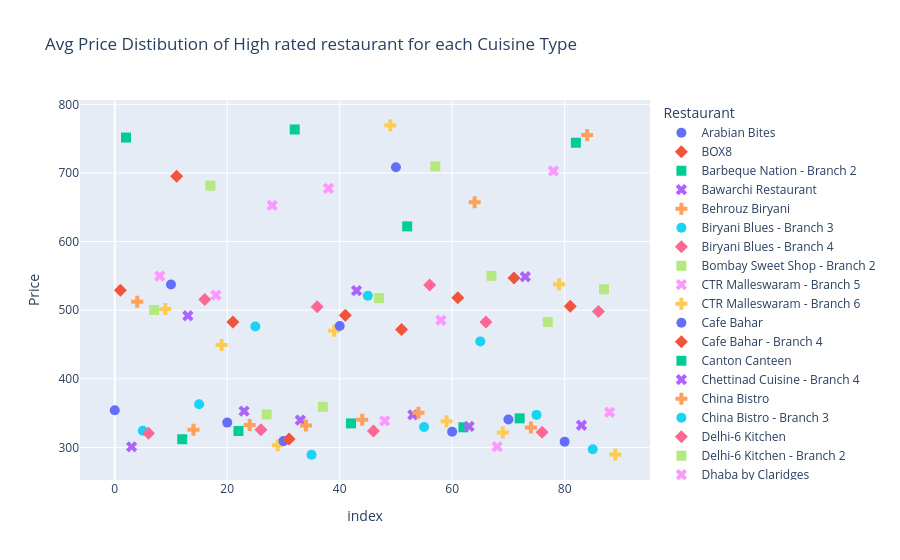

This figure's notebook cell:
### Code cell
fig = px.scatter(highest_rated_price_df, y="Price", color="Restaurant", 
                 symbol="Restaurant",
                 title=' Avg Price Distibution of High rated restaurant for each Cuisine Type').update_traces(
    marker_size=10)
fig.show()

### Figure 1 — Plotly figure (JSON) as saved in the notebook; plotly's stock layout.template omitted (floating-point values rounded to 4 significant figures)
{"data": [{"hovertemplate": "Restaurant=Arabian Bites<br>index=%{x}<br>Price=%{y}<extra></extra>", "legendgroup": "Arabian Bites", "marker": {"color": "#636efa", "size": 10, "symbol": "circle"}, "mode": "markers", "name": "Arabian Bites", "orientation": "v", "showlegend": true, "type": "scatter", "x": [0], "xaxis": "x", "y": [354.2], "yaxis": "y"}, {"hovertemplate": "Restaurant=BOX8<br>index=%{x}<br>Price=%{y}<extra></extra>", "legendgroup": "BOX8", "marker": {"color": "#EF553B", "size": 10, "symbol": "diamond"}, "mode": "markers", "name": "BOX8", "orientation": "v", "showlegend": true, "type": "scatter", "x": [1], "xaxis": "x", "y": [529.1], "yaxis": "y"}, {"hovertemplate": "Restaurant=Barbeque Nation - Branch 2<br>index=%{x}<br>Price=%{y}<extra></extra>", "legendgroup": "Barbeque Nation - Branch 2", "marker": {"color": "#00cc96", "size": 10, "symbol": "square"}, "mode": "markers", "name": "Barbeque Nation - Branch 2", "orientation": "v", "showlegend": true, "type": "scatter", "x": [2], "xaxis": "x", "y": [751.6], "yaxis": "y"}, {"hovertemplate": "Restaurant=Bawarchi Restaurant<br>index=%{x}<br>Price=%{y}<extra></extra>", "legendgroup": "Bawarchi Restaurant", "marker": {"color": "#ab63fa", "size": 10, "symbol": "x"}, "mode": "markers", "name": "Bawarchi Restaurant", "orientation": "v", "showlegend": true, "type": "scatter", "x": [3], "xaxis": "x", "y": [301.0], "yaxis": "y"}, {"hovertemplate": "Restaurant=Behrouz Biryani<br>index=%{x}<br>Price=%{y}<extra></extra>", "legendgroup": "Behrouz Biryani", "marker": {"color": "#FFA15A", "size": 10, "symbol": "cross"}, "mode": "markers", "name": "Behrouz Biryani", "orientation": "v", "showlegend": true, "type": "scatter", "x": [4], "xaxis": "x", "y": [512.2], "yaxis": "y"}, {"hovertemplate": "Restaurant=Biryani Blues - Branch 3<br>index=%{x}<br>Price=%{y}<extra></extra>", "legendgroup": "Biryani Blues - Branch 3", "marker": {"color": "#19d3f3", "size": 10, "symbol": "circle"}, "mode": "markers", "name": "Biryani Blues - Branch 3", "orientation": "v", "showlegend": true, "type": "scatter", "x": [5], "xaxis": "x", "y": [324.2], "yaxis": "y"}, {"hovertemplate": "Restaurant=Biryani Blues - Branch 4<br>index=%{x}<br>Price=%{y}<extra></extra>", "legendgroup": "Biryani Blues - Branch 4", "marker": {"color": "#FF6692", "size": 10, "symbol": "diamond"}, "mode": "markers", "name": "Biryani Blues - Branch 4", "orientation": "v", "showlegend": true, "type": "scatter", "x": [6], "xaxis": "x", "y": [320.9], "yaxis": "y"}, {"hovertemplate": "Restaurant=Bombay Sweet Shop - Branch 2<br>index=%{x}<br>Price=%{y}<extra></extra>", "legendgroup": "Bombay Sweet Shop - Branch 2", "marker": {"color": "#B6E880", "size": 10, "symbol": "square"}, "mode": "markers", "name": "Bombay Sweet Shop - Branch 2", "orientation": "v", "showlegend": true, "type": "scatter", "x": [7], "xaxis": "x", "y": [500.4], "yaxis": "y"}, {"hovertemplate": "Restaurant=CTR Malleswaram - Branch 5<br>index=%{x}<br>Price=%{y}<extra></extra>", "legendgroup": "CTR Malleswaram - Branch 5", "marker": {"color": "#FF97FF", "size": 10, "symbol": "x"}, "mode": "markers", "name": "CTR Malleswaram - Branch 5", "orientation": "v", "showlegend": true, "type": "scatter", "x": [8], "xaxis": "x", "y": [549.8], "yaxis": "y"}, {"hovertemplate": "Restaurant=CTR Malleswaram - Branch 6<br>index=%{x}<br>Price=%{y}<extra></extra>", "legendgroup": "CTR Malleswaram - Branch 6", "marker": {"color": "#FECB52", "size": 10, "symbol": "cross"}, "mode": "markers", "name": "CTR Malleswaram - Branch 6", "orientation": "v", "showlegend": true, "type": "scatter", "x": [9], "xaxis": "x", "y": [501.8], "yaxis": "y"}, {"hovertemplate": "Restaurant=Cafe Bahar<br>index=%{x}<br>Price=%{y}<extra></extra>", "legendgroup": "Cafe Bahar", "marker": {"color": "#636efa", "size": 10, "symbol": "circle"}, "mode": "markers", "name": "Cafe Bahar", "orientation": "v", "showlegend": true, "type": "scatter", "x": [10], "xaxis": "x", "y": [537.4], "yaxis": "y"}, {"hovertemplate": "Restaurant=Cafe Bahar - Branch 4<br>index=%{x}<br>Price=%{y}<extra></extra>", "legendgroup": "Cafe Bahar - Branch 4", "marker": {"color": "#EF553B", "size": 10, "symbol": "diamond"}, "mode": "markers", "name": "Cafe Bahar - Branch 4", "orientation": "v", "showlegend": true, "type": "scatter", "x": [11], "xaxis": "x", "y": [695.3], "yaxis": "y"}, {"hovertemplate": "Restaurant=Canton Canteen<br>index=%{x}<br>Price=%{y}<extra></extra>", "legendgroup": "Canton Canteen", "marker": {"color": "#00cc96", "size": 10, "symbol": "square"}, "mode": "markers", "name": "Canton Canteen", "orientation": "v", "showlegend": true, "type": "scatter", "x": [12], "xaxis": "x", "y": [312.0], "yaxis": "y"}, {"hovertemplate": "Restaurant=Chettinad Cuisine - Branch 4<br>index=%{x}<br>Price=%{y}<extra></extra>", "legendgroup": "Chettinad Cuisine - Branch 4", "marker": {"color": "#ab63fa", "size": 10, "symbol": "x"}, "mode": "markers", "name": "Chettinad Cuisine - Branch 4", "orientation": "v", "showlegend": true, "type": "scatter", "x": [13], "xaxis": "x", "y": [491.9], "yaxis": "y"}, {"hovertemplate": "Restaurant=China Bistro<br>index=%{x}<br>Price=%{y}<extra></extra>", "legendgroup": "China Bistro", "marker": {"color": "#FFA15A", "size": 10, "symbol": "cross"}, "mode": "markers", "name": "China Bistro", "orientation": "v", "showlegend": true, "type": "scatter", "x": [14], "xaxis": "x", "y": [325.8], "yaxis": "y"}, {"hovertemplate": "Restaurant=China Bistro - Branch 3<br>index=%{x}<br>Price=%{y}<extra></extra>", "legendgroup": "China Bistro - Branch 3", "marker": {"color": "#19d3f3", "size": 10, "symbol": "circle"}, "mode": "markers", "name": "China Bistro - Branch 3", "orientation": "v", "showlegend": true, "type": "scatter", "x": [15], "xaxis": "x", "y": [363.0], "yaxis": "y"}, {"hovertemplate": "Restaurant=Delhi-6 Kitchen<br>index=%{x}<br>Price=%{y}<extra></extra>", "legendgroup": "Delhi-6 Kitchen", "marker": {"color": "#FF6692", "size": 10, "symbol": "diamond"}, "mode": "markers", "name": "Delhi-6 Kitchen", "orientation": "v", "showlegend": true, "type": "scatter", "x": [16], "xaxis": "x", "y": [515.6], "yaxis": "y"}, {"hovertemplate": "Restaurant=Delhi-6 Kitchen - Branch 2<br>index=%{x}<br>Price=%{y}<extra></extra>", "legendgroup": "Delhi-6 Kitchen - Branch 2", "marker": {"color": "#B6E880", "size": 10, "symbol": "square"}, "mode": "markers", "name": "Delhi-6 Kitchen - Branch 2", "orientation": "v", "showlegend": true, "type": "scatter", "x": [17], "xaxis": "x", "y": [681.4], "yaxis": "y"}, {"hovertemplate": "Restaurant=Dhaba by Claridges<br>index=%{x}<br>Price=%{y}<extra></extra>", "legendgroup": "Dhaba by Claridges", "marker": {"color": "#FF97FF", "size": 10, "symbol": "x"}, "mode": "markers", "name": "Dhaba by Claridges", "orientation": "v", "showlegend": true, "type": "scatter", "x": [18], "xaxis": "x", "y": [521.9], "yaxis": "y"}, {"hovertemplate": "Restaurant=Dhaba by Claridges - Branch 6<br>index=%{x}<br>Price=%{y}<extra></extra>", "legendgroup": "Dhaba by Claridges - Branch 6", "marker": {"color": "#FECB52", "size": 10, "symbol": "cross"}, "mode": "markers", "name": "Dhaba by Claridges - Branch 6", "orientation": "v", "showlegend": true, "type": "scatter", "x": [19], "xaxis": "x", "y": [449.2], "yaxis": "y"}, {"hovertemplate": "Restaurant=Dum Pukht - Branch 7<br>index=%{x}<br>Price=%{y}<extra></extra>", "legendgroup": "Dum Pukht - Branch 7", "marker": {"color": "#636efa", "size": 10, "symbol": "circle"}, "mode": "markers", "name": "Dum Pukht - Branch 7", "orientation": "v", "showlegend": true, "type": "scatter", "x": [20], "xaxis": "x", "y": [336.2], "yaxis": "y"}, {"hovertemplate": "Restaurant=Dum Pukht Biryani - Branch 4<br>index=%{x}<br>Price=%{y}<extra></extra>", "legendgroup": "Dum Pukht Biryani - Branch 4", "marker": {"color": "#EF553B", "size": 10, "symbol": "diamond"}, "mode": "markers", "name": "Dum Pukht Biryani - Branch 4", "orientation": "v", "showlegend": true, "type": "scatter", "x": [21], "xaxis": "x", "y": [482.9], "yaxis": "y"}, {"hovertemplate": "Restaurant=Express Kitchen - Branch 3<br>index=%{x}<br>Price=%{y}<extra></extra>", "legendgroup": "Express Kitchen - Branch 3", "marker": {"color": "#00cc96", "size": 10, "symbol": "square"}, "mode": "markers", "name": "Express Kitchen - Branch 3", "orientation": "v", "showlegend": true, "type": "scatter", "x": [22], "xaxis": "x", "y": [324.0], "yaxis": "y"}, {"hovertemplate": "Restaurant=Farzi Cafe - Branch 2<br>index=%{x}<br>Price=%{y}<extra></extra>", "legendgroup": "Farzi Cafe - Branch 2", "marker": {"color": "#ab63fa", "size": 10, "symbol": "x"}, "mode": "markers", "name": "Farzi Cafe - Branch 2", "orientation": "v", "showlegend": true, "type": "scatter", "x": [23], "xaxis": "x", "y": [353.1], "yaxis": "y"}, {"hovertemplate": "Restaurant=Fast Fork<br>index=%{x}<br>Price=%{y}<extra></extra>", "legendgroup": "Fast Fork", "marker": {"color": "#FFA15A", "size": 10, "symbol": "cross"}, "mode": "markers", "name": "Fast Fork", "orientation": "v", "showlegend": true, "type": "scatter", "x": [24], "xaxis": "x", "y": [332.9], "yaxis": "y"}, {"hovertemplate": "Restaurant=Fast Fork - Branch 3<br>index=%{x}<br>Price=%{y}<extra></extra>", "legendgroup": "Fast Fork - Branch 3", "marker": {"color": "#19d3f3", "size": 10, "symbol": "circle"}, "mode": "markers", "name": "Fast Fork - Branch 3", "orientation": "v", "showlegend": true, "type": "scatter", "x": [25], "xaxis": "x", "y": [476.4], "yaxis": "y"}, {"hovertemplate": "Restaurant=FoodBox - Branch 2<br>index=%{x}<br>Price=%{y}<extra></extra>", "legendgroup": "FoodBox - Branch 2", "marker": {"color": "#FF6692", "size": 10, "symbol": "diamond"}, "mode": "markers", "name": "FoodBox - Branch 2", "orientation": "v", "showlegend": true, "type": "scatter", "x": [26], "xaxis": "x", "y": [325.8], "yaxis": "y"}, {"hovertemplate": "Restaurant=Freshmenu<br>index=%{x}<br>Price=%{y}<extra></extra>", "legendgroup": "Freshmenu", "marker": {"color": "#B6E880", "size": 10, "symbol": "square"}, "mode": "markers", "name": "Freshmenu", "orientation": "v", "showlegend": true, "type": "scatter", "x": [27], "xaxis": "x", "y": [348.2], "yaxis": "y"}, {"hovertemplate": "Restaurant=Fu Lin Kitchen<br>index=%{x}<br>Price=%{y}<extra></extra>", "legendgroup": "Fu Lin Kitchen", "marker": {"color": "#FF97FF", "size": 10, "symbol": "x"}, "mode": "markers", "name": "Fu Lin Kitchen", "orientation": "v", "showlegend": true, "type": "scatter", "x": [28], "xaxis": "x", "y": [652.8], "yaxis": "y"}, {"hovertemplate": "Restaurant=Gino's Pizza<br>index=%{x}<br>Price=%{y}<extra></extra>", "legendgroup": "Gino's Pizza", "marker": {"color": "#FECB52", "size": 10, "symbol": "cross"}, "mode": "markers", "name": "Gino's Pizza", "orientation": "v", "showlegend": true, "type": "scatter", "x": [29], "xaxis": "x", "y": [303.4], "yaxis": "y"}, {"hovertemplate": "Restaurant=Golkonda Biryani - Branch 3<br>index=%{x}<br>Price=%{y}<extra></extra>", "legendgroup": "Golkonda Biryani - Branch 3", "marker": {"color": "#636efa", "size": 10, "symbol": "circle"}, "mode": "markers", "name": "Golkonda Biryani - Branch 3", "orientation": "v", "showlegend": true, "type": "scatter", "x": [30], "xaxis": "x", "y": [309.3], "yaxis": "y"}, {"hovertemplate": "Restaurant=Great Wall Restaurant - Branch 2<br>index=%{x}<br>Price=%{y}<extra></extra>", "legendgroup": "Great Wall Restaurant - Branch 2", "marker": {"color": "#EF553B", "size": 10, "symbol": "diamond"}, "mode": "markers", "name": "Great Wall Restaurant - Branch 2", "orientation": "v", "showlegend": true, "type": "scatter", "x": [31], "xaxis": "x", "y": [312.4], "yaxis": "y"}, {"hovertemplate": "Restaurant=Gulshan Dhaba - Branch 5<br>index=%{x}<br>Price=%{y}<extra></extra>", "legendgroup": "Gulshan Dhaba - Branch 5", "marker": {"color": "#00cc96", "size": 10, "symbol": "square"}, "mode": "markers", "name": "Gulshan Dhaba - Branch 5", "orientation": "v", "showlegend": true, "type": "scatter", "x": [32], "xaxis": "x", "y": [763.4], "yaxis": "y"}, {"hovertemplate": "Restaurant=Gulshan Dhaba - Branch 6<br>index=%{x}<br>Price=%{y}<extra></extra>", "legendgroup": "Gulshan Dhaba - Branch 6", "marker": {"color": "#ab63fa", "size": 10, "symbol": "x"}, "mode": "markers", "name": "Gulshan Dhaba - Branch 6", "orientation": "v", "showlegend": true, "type": "scatter", "x": [33], "xaxis": "x", "y": [339.8], "yaxis": "y"}, {"hovertemplate": "Restaurant=Hakka House<br>index=%{x}<br>Price=%{y}<extra></extra>", "legendgroup": "Hakka House", "marker": {"color": "#FFA15A", "size": 10, "symbol": "cross"}, "mode": "markers", "name": "Hakka House", "orientation": "v", "showlegend": true, "type": "scatter", "x": [34], "xaxis": "x", "y": [332.1], "yaxis": "y"}, {"hovertemplate": "Restaurant=Hotel Janatha Deluxe<br>index=%{x}<br>Price=%{y}<extra></extra>", "legendgroup": "Hotel Janatha Deluxe", "marker": {"color": "#19d3f3", "size": 10, "symbol": "circle"}, "mode": "markers", "name": "Hotel Janatha Deluxe", "orientation": "v", "showlegend": true, "type": "scatter", "x": [35], "xaxis": "x", "y": [289.4], "yaxis": "y"}, {"hovertemplate": "Restaurant=Hotel Janatha Deluxe - Branch 5<br>index=%{x}<br>Price=%{y}<extra></extra>", "legendgroup": "Hotel Janatha Deluxe - Branch 5", "marker": {"color": "#FF6692", "size": 10, "symbol": "diamond"}, "mode": "markers", "name": "Hotel Janatha Deluxe - Branch 5", "orientation": "v", "showlegend": true, "type": "scatter", "x": [36], "xaxis": "x", "y": [505.1], "yaxis": "y"}, {"hovertemplate": "Restaurant=Hyderabad House - Branch 3<br>index=%{x}<br>Price=%{y}<extra></extra>", "legendgroup": "Hyderabad House - Branch 3", "marker": {"color": "#B6E880", "size": 10, "symbol": "square"}, "mode": "markers", "name": "Hyderabad House - Branch 3", "orientation": "v", "showlegend": true, "type": "scatter", "x": [37], "xaxis": "x", "y": [359.3], "yaxis": "y"}, {"hovertemplate": "Restaurant=Il Forno<br>index=%{x}<br>Price=%{y}<extra></extra>", "legendgroup": "Il Forno", "marker": {"color": "#FF97FF", "size": 10, "symbol": "x"}, "mode": "markers", "name": "Il Forno", "orientation": "v", "showlegend": true, "type": "scatter", "x": [38], "xaxis": "x", "y": [677.5], "yaxis": "y"}, {"hovertemplate": "Restaurant=Il Forno - Branch 2<br>index=%{x}<br>Price=%{y}<extra></extra>", "legendgroup": "Il Forno - Branch 2", "marker": {"color": "#FECB52", "size": 10, "symbol": "cross"}, "mode": "markers", "name": "Il Forno - Branch 2", "orientation": "v", "showlegend": true, "type": "scatter", "x": [39], "xaxis": "x", "y": [470.2], "yaxis": "y"}, {"hovertemplate": "Restaurant=Il Forno - Branch 4<br>index=%{x}<br>Price=%{y}<extra></extra>", "legendgroup": "Il Forno - Branch 4", "marker": {"color": "#636efa", "size": 10, "symbol": "circle"}, "mode": "markers", "name": "Il Forno - Branch 4", "orientation": "v", "showlegend": true, "type": "scatter", "x": [40], "xaxis": "x", "y": [476.9], "yaxis": "y"}, {"hovertemplate": "Restaurant=Kabab & Kurry<br>index=%{x}<br>Price=%{y}<extra></extra>", "legendgroup": "Kabab & Kurry", "marker": {"color": "#EF553B", "size": 10, "symbol": "diamond"}, "mode": "markers", "name": "Kabab & Kurry", "orientation": "v", "showlegend": true, "type": "scatter", "x": [41], "xaxis": "x", "y": [492.5], "yaxis": "y"}, {"hovertemplate": "Restaurant=La Folie<br>index=%{x}<br>Price=%{y}<extra></extra>", "legendgroup": "La Folie", "marker": {"color": "#00cc96", "size": 10, "symbol": "square"}, "mode": "markers", "name": "La Folie", "orientation": "v", "showlegend": true, "type": "scatter", "x": [42], "xaxis": "x", "y": [335.1], "yaxis": "y"}, {"hovertemplate": "Restaurant=La Folie - Branch 2<br>index=%{x}<br>Price=%{y}<extra></extra>", "legendgroup": "La Folie - Branch 2", "marker": {"color": "#ab63fa", "size": 10, "symbol": "x"}, "mode": "markers", "name": "La Folie - Branch 2", "orientation": "v", "showlegend": true, "type": "scatter", "x": [43], "xaxis": "x", "y": [528.6], "yaxis": "y"}, {"hovertemplate": "Restaurant=Lucknowi Biryani Co.<br>index=%{x}<br>Price=%{y}<extra></extra>", "legendgroup": "Lucknowi Biryani Co.", "marker": {"color": "#FFA15A", "size": 10, "symbol": "cross"}, "mode": "markers", "name": "Lucknowi Biryani Co.", "orientation": "v", "showlegend": true, "type": "scatter", "x": [44], "xaxis": "x", "y": [340.2], "yaxis": "y"}, {"hovertemplate": "Restaurant=Mainland China - Branch 4<br>index=%{x}<br>Price=%{y}<extra></extra>", "legendgroup": "Mainland China - Branch 4", "marker": {"color": "#19d3f3", "size": 10, "symbol": "circle"}, "mode": "markers", "name": "Mainland China - Branch 4", "orientation": "v", "showlegend": true, "type": "scatter", "x": [45], "xaxis": "x", "y": [521.1], "yaxis": "y"}, {"hovertemplate": "Restaurant=Mama Mia - Branch 4<br>index=%{x}<br>Price=%{y}<extra></extra>", "legendgroup": "Mama Mia - Branch 4", "marker": {"color": "#FF6692", "size": 10, "symbol": "diamond"}, "mode": "markers", "name": "Mama Mia - Branch 4", "orientation": "v", "showlegend": true, "type": "scatter", "x": [46], "xaxis": "x", "y": [324.1], "yaxis": "y"}, {"hovertemplate": "Restaurant=Momo Station<br>index=%{x}<br>Price=%{y}<extra></extra>", "legendgroup": "Momo Station", "marker": {"color": "#B6E880", "size": 10, "symbol": "square"}, "mode": "markers", "name": "Momo Station", "orientation": "v", "showlegend": true, "type": "scatter", "x": [47], "xaxis": "x", "y": [517.4], "yaxis": "y"}, {"hovertemplate": "Restaurant=Moti Mahal - Branch 2<br>index=%{x}<br>Price=%{y}<extra></extra>", "legendgroup": "Moti Mahal - Branch 2", "marker": {"color": "#FF97FF", "size": 10, "symbol": "x"}, "mode": "markers", "name": "Moti Mahal - Branch 2", "orientation": "v", "showlegend": true, "type": "scatter", "x": [48], "xaxis": "x", "y": [338.7], "yaxis": "y"}, {"hovertemplate": "Restaurant=Nandhini Restaurant<br>index=%{x}<br>Price=%{y}<extra></extra>", "legendgroup": "Nandhini Restaurant", "marker": {"color": "#FECB52", "size": 10, "symbol": "cross"}, "mode": "markers", "name": "Nandhini Restaurant", "orientation": "v", "showlegend": true, "type": "scatter", "x": [49], "xaxis": "x", "y": [769.5], "yaxis": "y"}, {"hovertemplate": "Restaurant=Nandhini Restaurant - Branch 2<br>index=%{x}<br>Price=%{y}<extra></extra>", "legendgroup": "Nandhini Restaurant - Branch 2", "marker": {"color": "#636efa", "size": 10, "symbol": "circle"}, "mode": "markers", "name": "Nandhini Restaurant - Branch 2", "orientation": "v", "showlegend": true, "type": "scatter", "x": [50], "xaxis": "x", "y": [708.3], "yaxis": "y"}, {"hovertemplate": "Restaurant=Nandhini Restaurant - Branch 3<br>index=%{x}<br>Price=%{y}<extra></extra>", "legendgroup": "Nandhini Restaurant - Branch 3", "marker": {"color": "#EF553B", "size": 10, "symbol": "diamond"}, "mode": "markers", "name": "Nandhini Restaurant - Branch 3", "orientation": "v", "showlegend": true, "type": "scatter", "x": [51], "xaxis": "x", "y": [471.9], "yaxis": "y"}, {"hovertemplate": "Restaurant=Naturals Ice Cream - Branch 2<br>index=%{x}<br>Price=%{y}<extra></extra>", "legendgroup": "Naturals Ice Cream - Branch 2", "marker": {"color": "#00cc96", "size": 10, "symbol": "square"}, "mode": "markers", "name": "Naturals Ice Cream - Branch 2", "orientation": "v", "showlegend": true, "type": "scatter", "x": [52], "xaxis": "x", "y": [622.2], "yaxis": "y"}, {"hovertemplate": "Restaurant=Olive Bar & Kitchen<br>index=%{x}<br>Price=%{y}<extra></extra>", "legendgroup": "Olive Bar & Kitchen", "marker": {"color": "#ab63fa", "size": 10, "symbol": "x"}, "mode": "markers", "name": "Olive Bar & Kitchen", "orientation": "v", "showlegend": true, "type": "scatter", "x": [53], "xaxis": "x", "y": [347.6], "yaxis": "y"}, {"hovertemplate": "Restaurant=Orient Kitchen - Branch 3<br>index=%{x}<br>Price=%{y}<extra></extra>", "legendgroup": "Orient Kitchen - Branch 3", "marker": {"color": "#FFA15A", "size": 10, "symbol": "cross"}, "mode": "markers", "name": "Orient Kitchen - Branch 3", "orientation": "v", "showlegend": true, "type": "scatter", "x": [54], "xaxis": "x", "y": [350.6], "yaxis": "y"}, {"hovertemplate": "Restaurant=Oven Fresh<br>index=%{x}<br>Price=%{y}<extra></extra>", "legendgroup": "Oven Fresh", "marker": {"color": "#19d3f3", "size": 10, "symbol": "circle"}, "mode": "markers", "name": "Oven Fresh", "orientation": "v", "showlegend": true, "type": "scatter", "x": [55], "xaxis": "x", "y": [329.8], "yaxis": "y"}, {"hovertemplate": "Restaurant=Oven Fresh - Branch 2<br>index=%{x}<br>Price=%{y}<extra></extra>", "legendgroup": "Oven Fresh - Branch 2", "marker": {"color": "#FF6692", "size": 10, "symbol": "diamond"}, "mode": "markers", "name": "Oven Fresh - Branch 2", "orientation": "v", "showlegend": true, "type": "scatter", "x": [56], "xaxis": "x", "y": [536.7], "yaxis": "y"}, {"hovertemplate": "Restaurant=Pastry Palace<br>index=%{x}<br>Price=%{y}<extra></extra>", "legendgroup": "Pastry Palace", "marker": {"color": "#B6E880", "size": 10, "symbol": "square"}, "mode": "markers", "name": "Pastry Palace", "orientation": "v", "showlegend": true, "type": "scatter", "x": [57], "xaxis": "x", "y": [709.6], "yaxis": "y"}, {"hovertemplate": "Restaurant=Pesto Kitchen<br>index=%{x}<br>Price=%{y}<extra></extra>", "legendgroup": "Pesto Kitchen", "marker": {"color": "#FF97FF", "size": 10, "symbol": "x"}, "mode": "markers", "name": "Pesto Kitchen", "orientation": "v", "showlegend": true, "type": "scatter", "x": [58], "xaxis": "x", "y": [485.4], "yaxis": "y"}, {"hovertemplate": "Restaurant=Pind Balluchi - Branch 6<br>index=%{x}<br>Price=%{y}<extra></extra>", "legendgroup": "Pind Balluchi - Branch 6", "marker": {"color": "#FECB52", "size": 10, "symbol": "cross"}, "mode": "markers", "name": "Pind Balluchi - Branch 6", "orientation": "v", "showlegend": true, "type": "scatter", "x": [59], "xaxis": "x", "y": [338.0], "yaxis": "y"}, {"hovertemplate": "Restaurant=Ping's Cafe<br>index=%{x}<br>Price=%{y}<extra></extra>", "legendgroup": "Ping's Cafe", "marker": {"color": "#636efa", "size": 10, "symbol": "circle"}, "mode": "markers", "name": "Ping's Cafe", "orientation": "v", "showlegend": true, "type": "scatter", "x": [60], "xaxis": "x", "y": [322.9], "yaxis": "y"}, {"hovertemplate": "Restaurant=Punjab Grill - Branch 3<br>index=%{x}<br>Price=%{y}<extra></extra>", "legendgroup": "Punjab Grill - Branch 3", "marker": {"color": "#EF553B", "size": 10, "symbol": "diamond"}, "mode": "markers", "name": "Punjab Grill - Branch 3", "orientation": "v", "showlegend": true, "type": "scatter", "x": [61], "xaxis": "x", "y": [518.3], "yaxis": "y"}, {"hovertemplate": "Restaurant=Rebel Foods - Branch 3<br>index=%{x}<br>Price=%{y}<extra></extra>", "legendgroup": "Rebel Foods - Branch 3", "marker": {"color": "#00cc96", "size": 10, "symbol": "square"}, "mode": "markers", "name": "Rebel Foods - Branch 3", "orientation": "v", "showlegend": true, "type": "scatter", "x": [62], "xaxis": "x", "y": [329.3], "yaxis": "y"}, {"hovertemplate": "Restaurant=Roma Express - Branch 4<br>index=%{x}<br>Price=%{y}<extra></extra>", "legendgroup": "Roma Express - Branch 4", "marker": {"color": "#ab63fa", "size": 10, "symbol": "x"}, "mode": "markers", "name": "Roma Express - Branch 4", "orientation": "v", "showlegend": true, "type": "scatter", "x": [63], "xaxis": "x", "y": [330.6], "yaxis": "y"}, {"hovertemplate": "Restaurant=Royal Biryani - Branch 2<br>index=%{x}<br>Price=%{y}<extra></extra>", "legendgroup": "Royal Biryani - Branch 2", "marker": {"color": "#FFA15A", "size": 10, "symbol": "cross"}, "mode": "markers", "name": "Royal Biryani - Branch 2", "orientation": "v", "showlegend": true, "type": "scatter", "x": [64], "xaxis": "x", "y": [657.3], "yaxis": "y"}, {"hovertemplate": "Restaurant=Royal Mughal Kitchen - Branch 4<br>index=%{x}<br>Price=%{y}<extra></extra>", "legendgroup": "Royal Mughal Kitchen - Branch 4", "marker": {"color": "#19d3f3", "size": 10, "symbol": "circle"}, "mode": "markers", "name": "Royal Mughal Kitchen - Branch 4", "orientation": "v", "showlegend": true, "type": "scatter", "x": [65], "xaxis": "x", "y": [454.6], "yaxis": "y"}, {"hovertemplate": "Restaurant=Royal Mughal Kitchen - Branch 6<br>index=%{x}<br>Price=%{y}<extra></extra>", "legendgroup": "Royal Mughal Kitchen - Branch 6", "marker": {"color": "#FF6692", "size": 10, "symbol": "diamond"}, "mode": "markers", "name": "Royal Mughal Kitchen - Branch 6", "orientation": "v", "showlegend": true, "type": "scatter", "x": [66], "xaxis": "x", "y": [482.9], "yaxis": "y"}, {"hovertemplate": "Restaurant=Royal Mughal Kitchen - Branch 7<br>index=%{x}<br>Price=%{y}<extra></extra>", "legendgroup": "Royal Mughal Kitchen - Branch 7", "marker": {"color": "#B6E880", "size": 10, "symbol": "square"}, "mode": "markers", "name": "Royal Mughal Kitchen - Branch 7", "orientation": "v", "showlegend": true, "type": "scatter", "x": [67], "xaxis": "x", "y": [550.1], "yaxis": "y"}, {"hovertemplate": "Restaurant=SLV Corner - Branch 4<br>index=%{x}<br>Price=%{y}<extra></extra>", "legendgroup": "SLV Corner - Branch 4", "marker": {"color": "#FF97FF", "size": 10, "symbol": "x"}, "mode": "markers", "name": "SLV Corner - Branch 4", "orientation": "v", "showlegend": true, "type": "scatter", "x": [68], "xaxis": "x", "y": [301.3], "yaxis": "y"}, {"hovertemplate": "Restaurant=Saffron House - Branch 2<br>index=%{x}<br>Price=%{y}<extra></extra>", "legendgroup": "Saffron House - Branch 2", "marker": {"color": "#FECB52", "size": 10, "symbol": "cross"}, "mode": "markers", "name": "Saffron House - Branch 2", "orientation": "v", "showlegend": true, "type": "scatter", "x": [69], "xaxis": "x", "y": [321.6], "yaxis": "y"}, {"hovertemplate": "Restaurant=Saffron House - Branch 4<br>index=%{x}<br>Price=%{y}<extra></extra>", "legendgroup": "Saffron House - Branch 4", "marker": {"color": "#636efa", "size": 10, "symbol": "circle"}, "mode": "markers", "name": "Saffron House - Branch 4", "orientation": "v", "showlegend": true, "type": "scatter", "x": [70], "xaxis": "x", "y": [340.7], "yaxis": "y"}, {"hovertemplate": "Restaurant=Saffron House - Branch 7<br>index=%{x}<br>Price=%{y}<extra></extra>", "legendgroup": "Saffron House - Branch 7", "marker": {"color": "#EF553B", "size": 10, "symbol": "diamond"}, "mode": "markers", "name": "Saffron House - Branch 7", "orientation": "v", "showlegend": true, "type": "scatter", "x": [71], "xaxis": "x", "y": [546.8], "yaxis": "y"}, {"hovertemplate": "Restaurant=Saravana Bhavan - Branch 3<br>index=%{x}<br>Price=%{y}<extra></extra>", "legendgroup": "Saravana Bhavan - Branch 3", "marker": {"color": "#00cc96", "size": 10, "symbol": "square"}, "mode": "markers", "name": "Saravana Bhavan - Branch 3", "orientation": "v", "showlegend": true, "type": "scatter", "x": [72], "xaxis": "x", "y": [342.4], "yaxis": "y"}, {"hovertemplate": "Restaurant=Social Offline<br>index=%{x}<br>Price=%{y}<extra></extra>", "legendgroup": "Social Offline", "marker": {"color": "#ab63fa", "size": 10, "symbol": "x"}, "mode": "markers", "name": "Social Offline", "orientation": "v", "showlegend": true, "type": "scatter", "x": [73], "xaxis": "x", "y": [548.7], "yaxis": "y"}, {"hovertemplate": "Restaurant=Sorrentina - Branch 4<br>index=%{x}<br>Price=%{y}<extra></extra>", "legendgroup": "Sorrentina - Branch 4", "marker": {"color": "#FFA15A", "size": 10, "symbol": "cross"}, "mode": "markers", "name": "Sorrentina - Branch 4", "orientation": "v", "showlegend": true, "type": "scatter", "x": [74], "xaxis": "x", "y": [329.2], "yaxis": "y"}, {"hovertemplate": "Restaurant=Spice Route - Branch 3<br>index=%{x}<br>Price=%{y}<extra></extra>", "legendgroup": "Spice Route - Branch 3", "marker": {"color": "#19d3f3", "size": 10, "symbol": "circle"}, "mode": "markers", "name": "Spice Route - Branch 3", "orientation": "v", "showlegend": true, "type": "scatter", "x": [75], "xaxis": "x", "y": [347.5], "yaxis": "y"}, {"hovertemplate": "Restaurant=Spice Route - Branch 5<br>index=%{x}<br>Price=%{y}<extra></extra>", "legendgroup": "Spice Route - Branch 5", "marker": {"color": "#FF6692", "size": 10, "symbol": "diamond"}, "mode": "markers", "name": "Spice Route - Branch 5", "orientation": "v", "showlegend": true, "type": "scatter", "x": [76], "xaxis": "x", "y": [322.2], "yaxis": "y"}, {"hovertemplate": "Restaurant=Spice Route - Branch 8<br>index=%{x}<br>Price=%{y}<extra></extra>", "legendgroup": "Spice Route - Branch 8", "marker": {"color": "#B6E880", "size": 10, "symbol": "square"}, "mode": "markers", "name": "Spice Route - Branch 8", "orientation": "v", "showlegend": true, "type": "scatter", "x": [77], "xaxis": "x", "y": [482.8], "yaxis": "y"}, {"hovertemplate": "Restaurant=Street Food Junction<br>index=%{x}<br>Price=%{y}<extra></extra>", "legendgroup": "Street Food Junction", "marker": {"color": "#FF97FF", "size": 10, "symbol": "x"}, "mode": "markers", "name": "Street Food Junction", "orientation": "v", "showlegend": true, "type": "scatter", "x": [78], "xaxis": "x", "y": [703.0], "yaxis": "y"}, {"hovertemplate": "Restaurant=The Belgian Waffle Co.<br>index=%{x}<br>Price=%{y}<extra></extra>", "legendgroup": "The Belgian Waffle Co.", "marker": {"color": "#FECB52", "size": 10, "symbol": "cross"}, "mode": "markers", "name": "The Belgian Waffle Co.", "orientation": "v", "showlegend": true, "type": "scatter", "x": [79], "xaxis": "x", "y": [537.9], "yaxis": "y"}, {"hovertemplate": "Restaurant=The Bigg Small Cafe - Branch 3<br>index=%{x}<br>Price=%{y}<extra></extra>", "legendgroup": "The Bigg Small Cafe - Branch 3", "marker": {"color": "#636efa", "size": 10, "symbol": "circle"}, "mode": "markers", "name": "The Bigg Small Cafe - Branch 3", "orientation": "v", "showlegend": true, "type": "scatter", "x": [80], "xaxis": "x", "y": [308.4], "yaxis": "y"}, {"hovertemplate": "Restaurant=The Bigg Small Cafe - Branch 8<br>index=%{x}<br>Price=%{y}<extra></extra>", "legendgroup": "The Bigg Small Cafe - Branch 8", "marker": {"color": "#EF553B", "size": 10, "symbol": "diamond"}, "mode": "markers", "name": "The Bigg Small Cafe - Branch 8", "orientation": "v", "showlegend": true, "type": "scatter", "x": [81], "xaxis": "x", "y": [505.7], "yaxis": "y"}, {"hovertemplate": "Restaurant=The Dessert Factory - Branch 3<br>index=%{x}<br>Price=%{y}<extra></extra>", "legendgroup": "The Dessert Factory - Branch 3", "marker": {"color": "#00cc96", "size": 10, "symbol": "square"}, "mode": "markers", "name": "The Dessert Factory - Branch 3", "orientation": "v", "showlegend": true, "type": "scatter", "x": [82], "xaxis": "x", "y": [744.1], "yaxis": "y"}, {"hovertemplate": "Restaurant=The Table - Branch 2<br>index=%{x}<br>Price=%{y}<extra></extra>", "legendgroup": "The Table - Branch 2", "marker": {"color": "#ab63fa", "size": 10, "symbol": "x"}, "mode": "markers", "name": "The Table - Branch 2", "orientation": "v", "showlegend": true, "type": "scatter", "x": [83], "xaxis": "x", "y": [332.4], "yaxis": "y"}, {"hovertemplate": "Restaurant=The Tamilian Kitchen - Branch 6<br>index=%{x}<br>Price=%{y}<extra></extra>", "legendgroup": "The Tamilian Kitchen - Branch 6", "marker": {"color": "#FFA15A", "size": 10, "symbol": "cross"}, "mode": "markers", "name": "The Tamilian Kitchen - Branch 6", "orientation": "v", "showlegend": true, "type": "scatter", "x": [84], "xaxis": "x", "y": [755.3], "yaxis": "y"}, {"hovertemplate": "Restaurant=The Wrap Factory<br>index=%{x}<br>Price=%{y}<extra></extra>", "legendgroup": "The Wrap Factory", "marker": {"color": "#19d3f3", "size": 10, "symbol": "circle"}, "mode": "markers", "name": "The Wrap Factory", "orientation": "v", "showlegend": true, "type": "scatter", "x": [85], "xaxis": "x", "y": [297.4], "yaxis": "y"}, {"hovertemplate": "Restaurant=Theobroma<br>index=%{x}<br>Price=%{y}<extra></extra>", "legendgroup": "Theobroma", "marker": {"color": "#FF6692", "size": 10, "symbol": "diamond"}, "mode": "markers", "name": "Theobroma", "orientation": "v", "showlegend": true, "type": "scatter", "x": [86], "xaxis": "x", "y": [498.1], "yaxis": "y"}, {"hovertemplate": "Restaurant=Udupi Palace - Branch 4<br>index=%{x}<br>Price=%{y}<extra></extra>", "legendgroup": "Udupi Palace - Branch 4", "marker": {"color": "#B6E880", "size": 10, "symbol": "square"}, "mode": "markers", "name": "Udupi Palace - Branch 4", "orientation": "v", "showlegend": true, "type": "scatter", "x": [87], "xaxis": "x", "y": [530.5], "yaxis": "y"}, {"hovertemplate": "Restaurant=Vapiano - Branch 3<br>index=%{x}<br>Price=%{y}<extra></extra>", "legendgroup": "Vapiano - Branch 3", "marker": {"color": "#FF97FF", "size": 10, "symbol": "x"}, "mode": "markers", "name": "Vapiano - Branch 3", "orientation": "v", "showlegend": true, "type": "scatter", "x": [88], "xaxis": "x", "y": [351.3], "yaxis": "y"}, {"hovertemplate": "Restaurant=Wings Over India - Branch 4<br>index=%{x}<br>Price=%{y}<extra></extra>", "legendgroup": "Wings Over India - Branch 4", "marker": {"color": "#FECB52", "size": 10, "symbol": "cross"}, "mode": "markers", "name": "Wings Over India - Branch 4", "orientation": "v", "showlegend": true, "type": "scatter", "x": [89], "xaxis": "x", "y": [289.6], "yaxis": "y"}], "layout": {"legend": {"title": {"text": "Restaurant"}, "tracegroupgap": 0}, "title": {"text": " Avg Price Distibution of High rated restaurant for each Cuisine Type"}, "xaxis": {"anchor": "y", "domain": [0, 1], "title": {"text": "index"}}, "yaxis": {"anchor": "x", "domain": [0, 1], "title": {"text": "Price"}}}}
